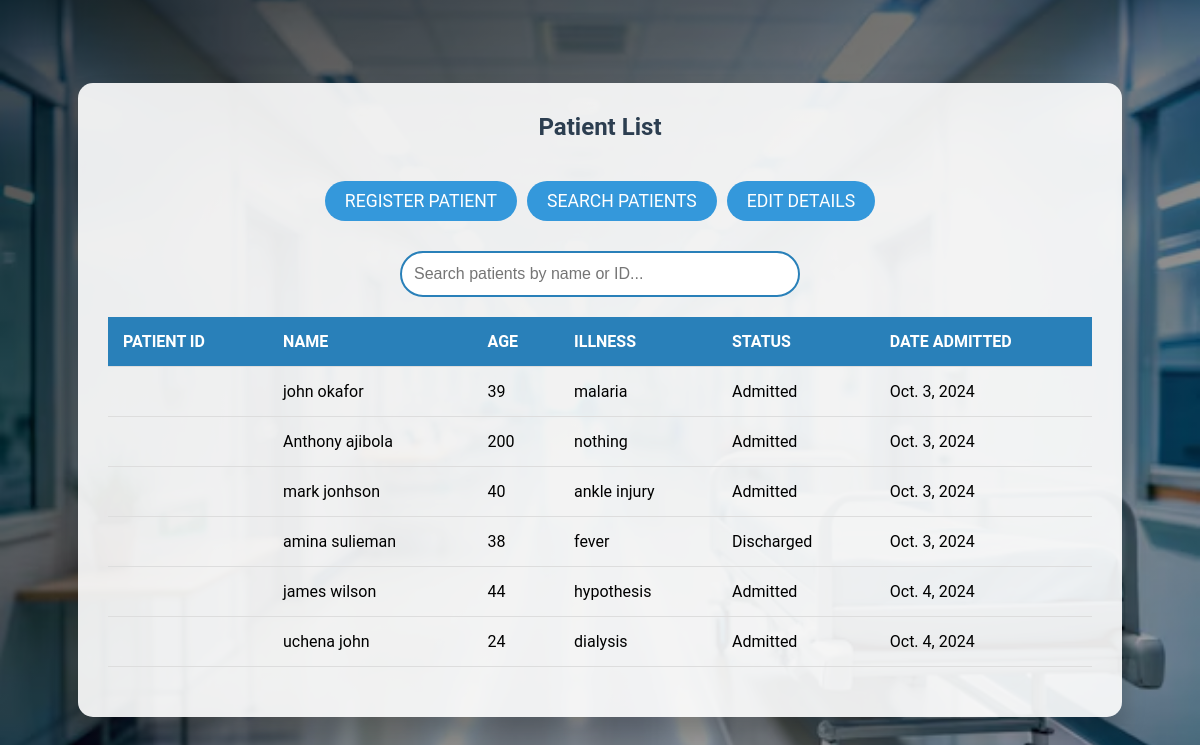
The page /patients/list/ on the database its author committed.
### patients/models.py (models this page shows, shortened)
class Patient(models.Model):
    name = models.CharField(max_length=100)
    age = models.IntegerField()
    illness = models.CharField(max_length=255)
    address = models.TextField()
    patient_id = models.CharField(max_length=10, unique=True)
    status = models.CharField(max_length=10, default='Admitted')
    date_admitted = models.DateField(auto_now_add=True)

### patients/views.py (the view)
# urls.py: path('list/', views.view_patients, name='view_patients'),
def view_patients(request):
    patients = Patient.objects.all()
    return render(request, 'patients/list.html', {'patients': patients})

### patients/templates/patients/list.html (shortened to what this page needs)
{% load static %}
<!DOCTYPE html>
<html lang="en">
<head>
</head>
<body>
    <div class="container">
        <h1>Patient List</h1>
           <div class="top-buttons">
            <a href="/patients/register" class="btn">Register Patient</a>
            <a href="/patients/search" class="btn">Search Patients</a>
            <a href="#" class="btn">edit Details</a>
        </div>
        <div class="search-container">
            <input type="text" id="searchInput" onkeyup="filterTable()" placeholder="Search patients by name or ID...">
        </div>
        <table>
            <thead>
                <tr>
                    <th>Patient ID</th>
                    <th>Name</th>
                    <th>Age</th>
                    <th>Illness</th>
                    <th>Status</th>
                    <th>Date Admitted</th>
                </tr>
            </thead>
            <tbody>
                {% for patient in patients %}
                <tr>
                    <td>{{ patient.random_id }}</td>
                    <td>{{ patient.name }}</td>
                    <td>{{ patient.age }}</td>
                    <td>{{ patient.illness }}</td>
                    <td>{{ patient.status }}</td>
                    <td>{{ patient.date_admitted }}</td>
                </tr>
                {% endfor %}
            </tbody>
        </table>
    </div>
</body>
</html>

### rows shown on the page
Patient: name "john okafor", age "39", illness "malaria", status "Admitted", date_admitted "Oct. 3, 2024"
Patient: name "Anthony ajibola", age "200", illness "nothing", status "Admitted", date_admitted "Oct. 3, 2024"
Patient: name "mark jonhson", age "40", illness "ankle injury", status "Admitted", date_admitted "Oct. 3, 2024"
Patient: name "amina sulieman", age "38", illness "fever", status "Discharged", date_admitted "Oct. 3, 2024"
Patient: name "james wilson", age "44", illness "hypothesis", status "Admitted", date_admitted "Oct. 4, 2024"
Patient: name "uchena john", age "24", illness "dialysis", status "Admitted", date_admitted "Oct. 4, 2024"
